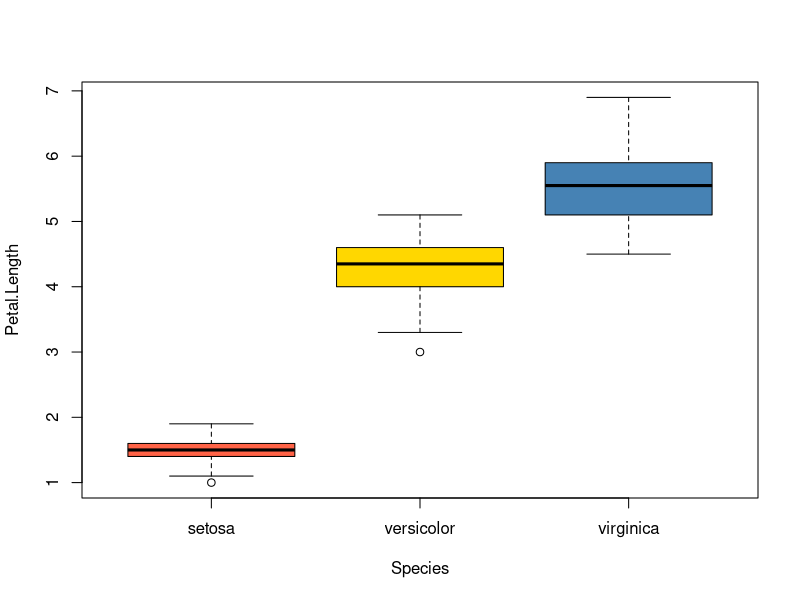
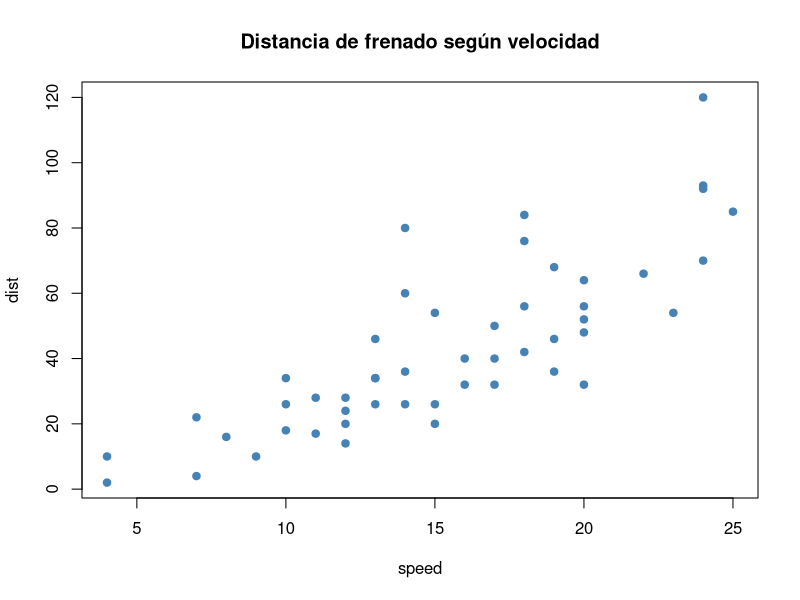
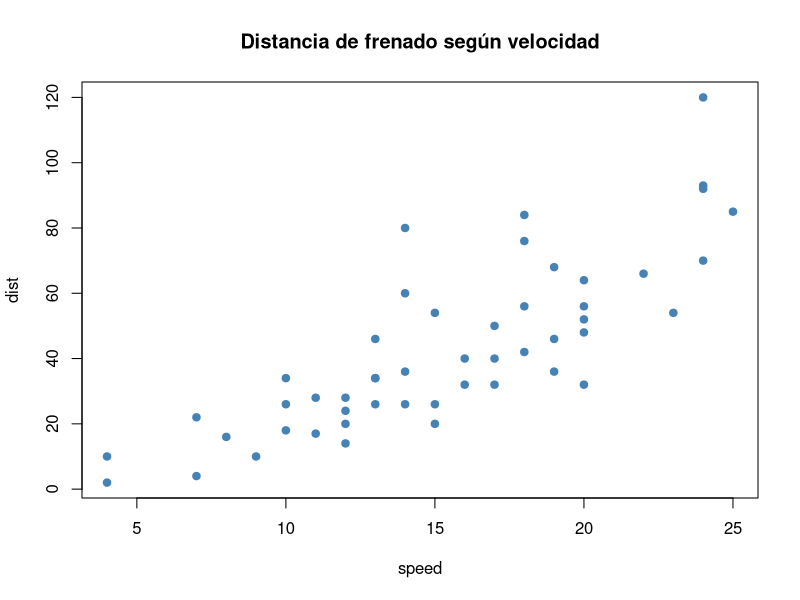

Recreate these plots in R, in order.
## ---- chunk 1
mean(iris$Petal.Length)
sd(iris$Petal.Length)
## ---- chunk 2
boxplot(Petal.Length ~ Species, data = iris,
        col = c("tomato", "gold", "steelblue"))
## ---- chunk 3
plot(cars, pch = 19, col = "steelblue",
     main = "Distancia de frenado según velocidad")
## ---- chunk 4
#| echo: TRUE
#| fig.width: 8
#| fig.height: 4
#| output-location: slide
plot(cars, pch = 19, col = "steelblue",
     main = "Distancia de frenado según velocidad")
## ---- chunk 5
summary(iris)
